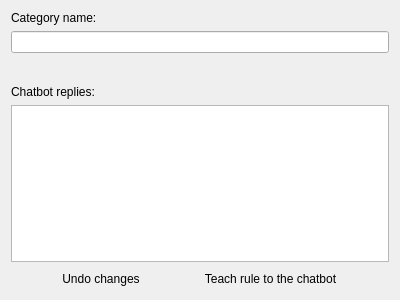
<?xml version="1.0" encoding="UTF-8"?>
<ui version="4.0">
 <class>RuleEditWidget</class>
 <widget class="QWidget" name="RuleEditWidget">
  <property name="geometry">
   <rect>
    <x>0</x>
    <y>0</y>
    <width>400</width>
    <height>300</height>
   </rect>
  </property>
  <property name="windowTitle">
   <string>Form</string>
  </property>
  <layout class="QVBoxLayout" name="ruleEditLayout" stretch="0,0,0,0,1,0,0">
   <item>
    <widget class="QLabel" name="categoryNameLabel">
     <property name="text">
      <string>Category name:</string>
     </property>
    </widget>
   </item>
   <item>
    <widget class="QLineEdit" name="categoryNameTextEdit"/>
   </item>
   <item>
    <widget class="Lvk::FE::RuleInputWidget" name="ruleInputWidget" native="true">
     <property name="minimumSize">
      <size>
       <width>0</width>
       <height>20</height>
      </size>
     </property>
    </widget>
   </item>
   <item>
    <widget class="QLabel" name="chatbotRepliesLabel">
     <property name="text">
      <string>Chatbot replies:</string>
     </property>
    </widget>
   </item>
   <item>
    <widget class="Lvk::FE::RuleOutputWidget" name="ruleOutputWidget">
     <property name="mouseTracking">
      <bool>true</bool>
     </property>
     <property name="tabChangesFocus">
      <bool>true</bool>
     </property>
     <property name="plainText">
      <string/>
     </property>
    </widget>
   </item>
   <item>
    <layout class="QHBoxLayout" name="horizontalLayout">
     <item>
      <widget class="QToolButton" name="undoRuleButton">
       <property name="sizePolicy">
        <sizepolicy hsizetype="Fixed" vsizetype="Fixed">
         <horstretch>0</horstretch>
         <verstretch>0</verstretch>
        </sizepolicy>
       </property>
       <property name="text">
        <string>Undo changes</string>
       </property>
       <property name="icon">
        <iconset resource="../res/chatbot_theme.qrc">
         <normaloff>:/icons/undo.png</normaloff>:/icons/undo.png</iconset>
       </property>
       <property name="iconSize">
        <size>
         <width>24</width>
         <height>24</height>
        </size>
       </property>
       <property name="toolButtonStyle">
        <enum>Qt::ToolButtonTextBesideIcon</enum>
       </property>
       <property name="autoRaise">
        <bool>true</bool>
       </property>
      </widget>
     </item>
     <item>
      <widget class="QToolButton" name="teachRuleButton">
       <property name="sizePolicy">
        <sizepolicy hsizetype="Fixed" vsizetype="Fixed">
         <horstretch>0</horstretch>
         <verstretch>0</verstretch>
        </sizepolicy>
       </property>
       <property name="text">
        <string>Teach rule to the chatbot</string>
       </property>
       <property name="icon">
        <iconset resource="../res/chatbot_theme.qrc">
         <normaloff>:/icons/teach_rule.png</normaloff>:/icons/teach_rule.png</iconset>
       </property>
       <property name="iconSize">
        <size>
         <width>24</width>
         <height>24</height>
        </size>
       </property>
       <property name="toolButtonStyle">
        <enum>Qt::ToolButtonTextBesideIcon</enum>
       </property>
       <property name="autoRaise">
        <bool>true</bool>
       </property>
      </widget>
     </item>
    </layout>
   </item>
   <item>
    <spacer name="verticalSpacer">
     <property name="orientation">
      <enum>Qt::Vertical</enum>
     </property>
     <property name="sizeHint" stdset="0">
      <size>
       <width>20</width>
       <height>0</height>
      </size>
     </property>
    </spacer>
   </item>
  </layout>
 </widget>
 <customwidgets>
  <customwidget>
   <class>Lvk::FE::RuleOutputWidget</class>
   <extends>QPlainTextEdit</extends>
   <header>front-end/ruleoutputwidget.h</header>
  </customwidget>
  <customwidget>
   <class>Lvk::FE::RuleInputWidget</class>
   <extends>QWidget</extends>
   <header>front-end/ruleinputwidget.h</header>
   <container>1</container>
  </customwidget>
 </customwidgets>
 <resources>
  <include location="../res/chatbot_theme.qrc"/>
 </resources>
 <connections/>
</ui>
